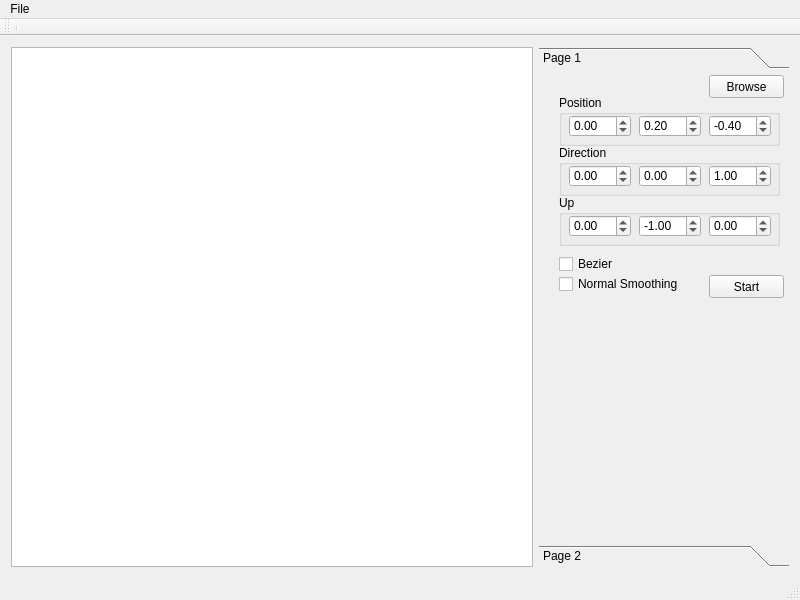
<?xml version="1.0" encoding="UTF-8"?>
<ui version="4.0">
 <class>MainWindow</class>
 <widget class="QMainWindow" name="MainWindow">
  <property name="geometry">
   <rect>
    <x>0</x>
    <y>0</y>
    <width>800</width>
    <height>600</height>
   </rect>
  </property>
  <property name="sizePolicy">
   <sizepolicy hsizetype="Maximum" vsizetype="Maximum">
    <horstretch>0</horstretch>
    <verstretch>0</verstretch>
   </sizepolicy>
  </property>
  <property name="minimumSize">
   <size>
    <width>800</width>
    <height>600</height>
   </size>
  </property>
  <property name="mouseTracking">
   <bool>false</bool>
  </property>
  <property name="windowTitle">
   <string>MainWindow</string>
  </property>
  <widget class="QWidget" name="centralWidget">
   <property name="maximumSize">
    <size>
     <width>800</width>
     <height>547</height>
    </size>
   </property>
   <layout class="QVBoxLayout" name="verticalLayout">
    <item>
     <layout class="QHBoxLayout" name="horizontalLayout">
      <item>
       <widget class="QGraphicsView" name="graphicsView"/>
      </item>
      <item>
       <widget class="QToolBox" name="toolBox">
        <property name="sizePolicy">
         <sizepolicy hsizetype="Fixed" vsizetype="Expanding">
          <horstretch>0</horstretch>
          <verstretch>0</verstretch>
         </sizepolicy>
        </property>
        <property name="minimumSize">
         <size>
          <width>250</width>
          <height>0</height>
         </size>
        </property>
        <property name="currentIndex">
         <number>0</number>
        </property>
        <widget class="QWidget" name="page">
         <property name="geometry">
          <rect>
           <x>0</x>
           <y>0</y>
           <width>250</width>
           <height>472</height>
          </rect>
         </property>
         <attribute name="label">
          <string>Page 1</string>
         </attribute>
         <widget class="QPushButton" name="openMeshButton">
          <property name="geometry">
           <rect>
            <x>170</x>
            <y>0</y>
            <width>75</width>
            <height>23</height>
           </rect>
          </property>
          <property name="text">
           <string>Browse</string>
          </property>
          <property name="checkable">
           <bool>false</bool>
          </property>
         </widget>
         <widget class="QPushButton" name="StartRender">
          <property name="enabled">
           <bool>true</bool>
          </property>
          <property name="geometry">
           <rect>
            <x>170</x>
            <y>200</y>
            <width>75</width>
            <height>23</height>
           </rect>
          </property>
          <property name="text">
           <string>Start</string>
          </property>
         </widget>
         <widget class="QGroupBox" name="groupBox">
          <property name="geometry">
           <rect>
            <x>20</x>
            <y>20</y>
            <width>221</width>
            <height>51</height>
           </rect>
          </property>
          <property name="title">
           <string>Position</string>
          </property>
          <widget class="QDoubleSpinBox" name="PosX">
           <property name="geometry">
            <rect>
             <x>10</x>
             <y>20</y>
             <width>62</width>
             <height>22</height>
            </rect>
           </property>
           <property name="minimum">
            <double>-100.000000000000000</double>
           </property>
           <property name="singleStep">
            <double>0.010000000000000</double>
           </property>
          </widget>
          <widget class="QDoubleSpinBox" name="PosY">
           <property name="geometry">
            <rect>
             <x>80</x>
             <y>20</y>
             <width>62</width>
             <height>22</height>
            </rect>
           </property>
           <property name="minimum">
            <double>-100.000000000000000</double>
           </property>
           <property name="singleStep">
            <double>0.010000000000000</double>
           </property>
           <property name="value">
            <double>0.200000000000000</double>
           </property>
          </widget>
          <widget class="QDoubleSpinBox" name="PosZ">
           <property name="geometry">
            <rect>
             <x>150</x>
             <y>20</y>
             <width>62</width>
             <height>22</height>
            </rect>
           </property>
           <property name="minimum">
            <double>-100.000000000000000</double>
           </property>
           <property name="maximum">
            <double>98.989999999999995</double>
           </property>
           <property name="singleStep">
            <double>0.010000000000000</double>
           </property>
           <property name="value">
            <double>-0.400000000000000</double>
           </property>
          </widget>
         </widget>
         <widget class="QGroupBox" name="groupBox_2">
          <property name="geometry">
           <rect>
            <x>20</x>
            <y>70</y>
            <width>221</width>
            <height>51</height>
           </rect>
          </property>
          <property name="title">
           <string>Direction</string>
          </property>
          <widget class="QDoubleSpinBox" name="DirX">
           <property name="geometry">
            <rect>
             <x>10</x>
             <y>20</y>
             <width>62</width>
             <height>22</height>
            </rect>
           </property>
           <property name="minimum">
            <double>-100.000000000000000</double>
           </property>
           <property name="singleStep">
            <double>0.010000000000000</double>
           </property>
          </widget>
          <widget class="QDoubleSpinBox" name="DirY">
           <property name="geometry">
            <rect>
             <x>80</x>
             <y>20</y>
             <width>62</width>
             <height>22</height>
            </rect>
           </property>
           <property name="minimum">
            <double>-100.000000000000000</double>
           </property>
           <property name="singleStep">
            <double>0.010000000000000</double>
           </property>
          </widget>
          <widget class="QDoubleSpinBox" name="DirZ">
           <property name="geometry">
            <rect>
             <x>150</x>
             <y>20</y>
             <width>62</width>
             <height>22</height>
            </rect>
           </property>
           <property name="minimum">
            <double>-100.000000000000000</double>
           </property>
           <property name="singleStep">
            <double>0.010000000000000</double>
           </property>
           <property name="value">
            <double>1.000000000000000</double>
           </property>
          </widget>
         </widget>
         <widget class="QGroupBox" name="groupBox_3">
          <property name="geometry">
           <rect>
            <x>20</x>
            <y>120</y>
            <width>221</width>
            <height>51</height>
           </rect>
          </property>
          <property name="title">
           <string>Up</string>
          </property>
          <widget class="QDoubleSpinBox" name="UpX">
           <property name="geometry">
            <rect>
             <x>10</x>
             <y>20</y>
             <width>62</width>
             <height>22</height>
            </rect>
           </property>
           <property name="minimum">
            <double>-100.000000000000000</double>
           </property>
           <property name="singleStep">
            <double>0.010000000000000</double>
           </property>
          </widget>
          <widget class="QDoubleSpinBox" name="UpY">
           <property name="geometry">
            <rect>
             <x>80</x>
             <y>20</y>
             <width>62</width>
             <height>22</height>
            </rect>
           </property>
           <property name="minimum">
            <double>-100.000000000000000</double>
           </property>
           <property name="singleStep">
            <double>0.010000000000000</double>
           </property>
           <property name="value">
            <double>-1.000000000000000</double>
           </property>
          </widget>
          <widget class="QDoubleSpinBox" name="UpZ">
           <property name="geometry">
            <rect>
             <x>150</x>
             <y>20</y>
             <width>62</width>
             <height>22</height>
            </rect>
           </property>
           <property name="minimum">
            <double>-100.000000000000000</double>
           </property>
           <property name="singleStep">
            <double>0.010000000000000</double>
           </property>
           <property name="value">
            <double>0.000000000000000</double>
           </property>
          </widget>
         </widget>
         <widget class="QCheckBox" name="RenderBezierCheckBox">
          <property name="geometry">
           <rect>
            <x>20</x>
            <y>180</y>
            <width>71</width>
            <height>18</height>
           </rect>
          </property>
          <property name="text">
           <string>Bezier</string>
          </property>
         </widget>
         <widget class="QCheckBox" name="NormalSmoothingCheckBox">
          <property name="geometry">
           <rect>
            <x>20</x>
            <y>200</y>
            <width>121</width>
            <height>18</height>
           </rect>
          </property>
          <property name="text">
           <string>Normal Smoothing</string>
          </property>
         </widget>
        </widget>
        <widget class="QWidget" name="page_2">
         <property name="geometry">
          <rect>
           <x>0</x>
           <y>0</y>
           <width>250</width>
           <height>472</height>
          </rect>
         </property>
         <attribute name="label">
          <string>Page 2</string>
         </attribute>
        </widget>
       </widget>
      </item>
     </layout>
    </item>
   </layout>
  </widget>
  <widget class="QMenuBar" name="menuBar">
   <property name="geometry">
    <rect>
     <x>0</x>
     <y>0</y>
     <width>800</width>
     <height>20</height>
    </rect>
   </property>
   <widget class="QMenu" name="menuFiles">
    <property name="title">
     <string>File</string>
    </property>
   </widget>
   <addaction name="menuFiles"/>
  </widget>
  <widget class="QToolBar" name="mainToolBar">
   <attribute name="toolBarArea">
    <enum>TopToolBarArea</enum>
   </attribute>
   <attribute name="toolBarBreak">
    <bool>false</bool>
   </attribute>
   <addaction name="separator"/>
  </widget>
  <widget class="QStatusBar" name="statusBar"/>
 </widget>
 <layoutdefault spacing="6" margin="11"/>
 <resources/>
 <connections/>
</ui>
